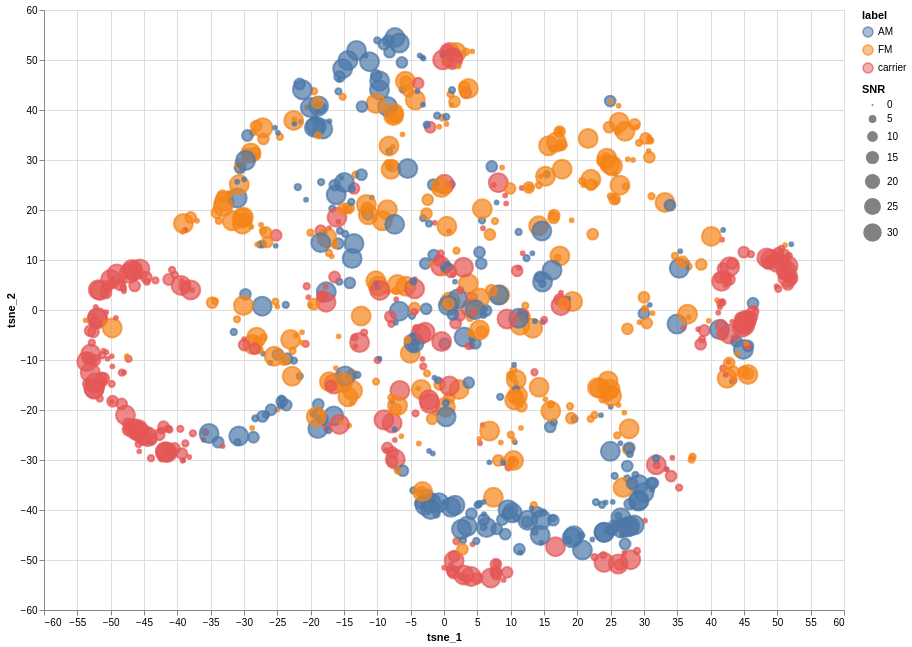

Notebook cell for this chart:
### Markdown cell above
...plotting

### Code cell
alt.Chart(df.sample(n=1_000)).mark_point().encode(
    x='tsne_1:Q',
    y='tsne_2:Q',
    color='label:N',
    fill='label:N',
    size='SNR:Q',
    tooltip=['file name:N']
).properties(
    width=800, height=600
).interactive()

### Figure 1 — Vega-Lite specification as saved in the notebook (floating-point values rounded to 4 significant figures; data arrays with more than 128 entries replaced by an {"elided": "..."} marker saying what was removed)
{"config": {"view": {"continuousWidth": 300, "continuousHeight": 300}}, "data": {"name": "data-613e3f882935355b95c27abbbc2d182a"}, "mark": {"type": "point"}, "encoding": {"color": {"field": "label", "type": "nominal"}, "fill": {"field": "label", "type": "nominal"}, "size": {"field": "SNR", "type": "quantitative"}, "tooltip": [{"field": "file name", "type": "nominal"}], "x": {"field": "tsne_1", "type": "quantitative"}, "y": {"field": "tsne_2", "type": "quantitative"}}, "height": 600, "params": [{"name": "param_1", "select": {"type": "interval", "encodings": ["x", "y"]}, "bind": "scales"}], "width": 800, "$schema": "https://vega.github.io/schema/vega-lite/v5.8.0.json", "datasets": {"data-613e3f882935355b95c27abbbc2d182a": {"elided": "1000 records"}}}
